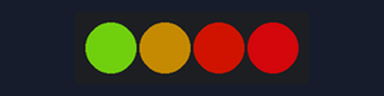
The sketch below on a simulated Arduino Uno, built with avr-gcc and run on an emulated ATmega328P. Parts: 4 RGB LEDs in strip order, left to right. Dim RGB values are drawn brighter than linear; random numbers use the default seed unless the sketch sets one.

Above: at 0.15 s.
At 4.97 s:
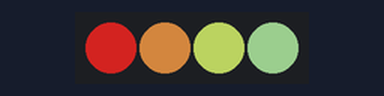
At 9.79 s:
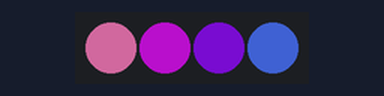
At 19.73 s:
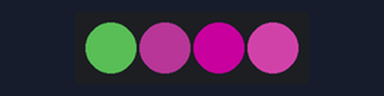
At 29.67 s:
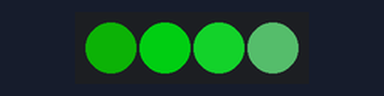
At 39.6 s:
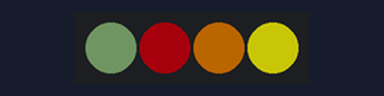
Timing chart, 0 to 40.0 s (numbered marks = the images above):
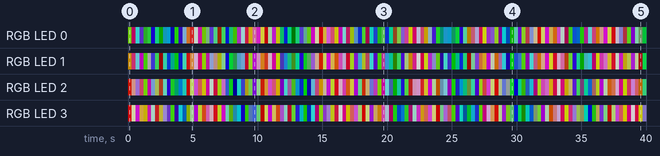

The sketch:

ColorLoop.ino
```cpp
// (licence header left out)
#include <MeAuriga.h>


#define ALLLEDS        0

#ifdef MeAuriga_H

// Auriga on-board light ring has 12 LEDs
#define LEDNUM  12

// on-board LED ring, at PORT0 (onboard)
MeRGBLed led( 0, LEDNUM );

#else

#define LEDNUM  14

// external device
MeRGBLed led( PORT_3 );

#endif


float j, f, k;

void setup()
{
#ifdef MeAuriga_H
    // LED Ring controller is on Auriga D44/PWM
    led.setpin( 44 );
#endif
}

void loop()
{
  color_loop();
}

void color_loop()
{
  for (uint8_t t = 0; t < LEDNUM; t++ )
  {
    uint8_t red	= 64 * (1 + sin(t / 2.0 + j / 4.0) );
    uint8_t green = 64 * (1 + sin(t / 1.0 + f / 9.0 + 2.1) );
    uint8_t blue = 64 * (1 + sin(t / 3.0 + k / 14.0 + 4.2) );
    led.setColorAt( t, red, green, blue );
  }
  led.show();

  j += random(1, 6) / 6.0;
  f += random(1, 6) / 6.0;
  k += random(1, 6) / 6.0;
}
```

Measured:
- by itself, RGB LED 0: off → RGB(64, 119, 8) at 0.01 s, → RGB(75, 0, 38) 0.30 s later, → RGB(31, 121, 120) 0.30 s later, → RGB(44, 23, 96) 0.30 s later, … (133 changes in this stretch)
- by itself, RGB LED 1: off → RGB(94, 66, 1) at 0.01 s, → RGB(104, 25, 58) 0.30 s later, → RGB(62, 118, 127) 0.30 s later, → RGB(76, 0, 76) 0.30 s later, … (133 changes in this stretch)
